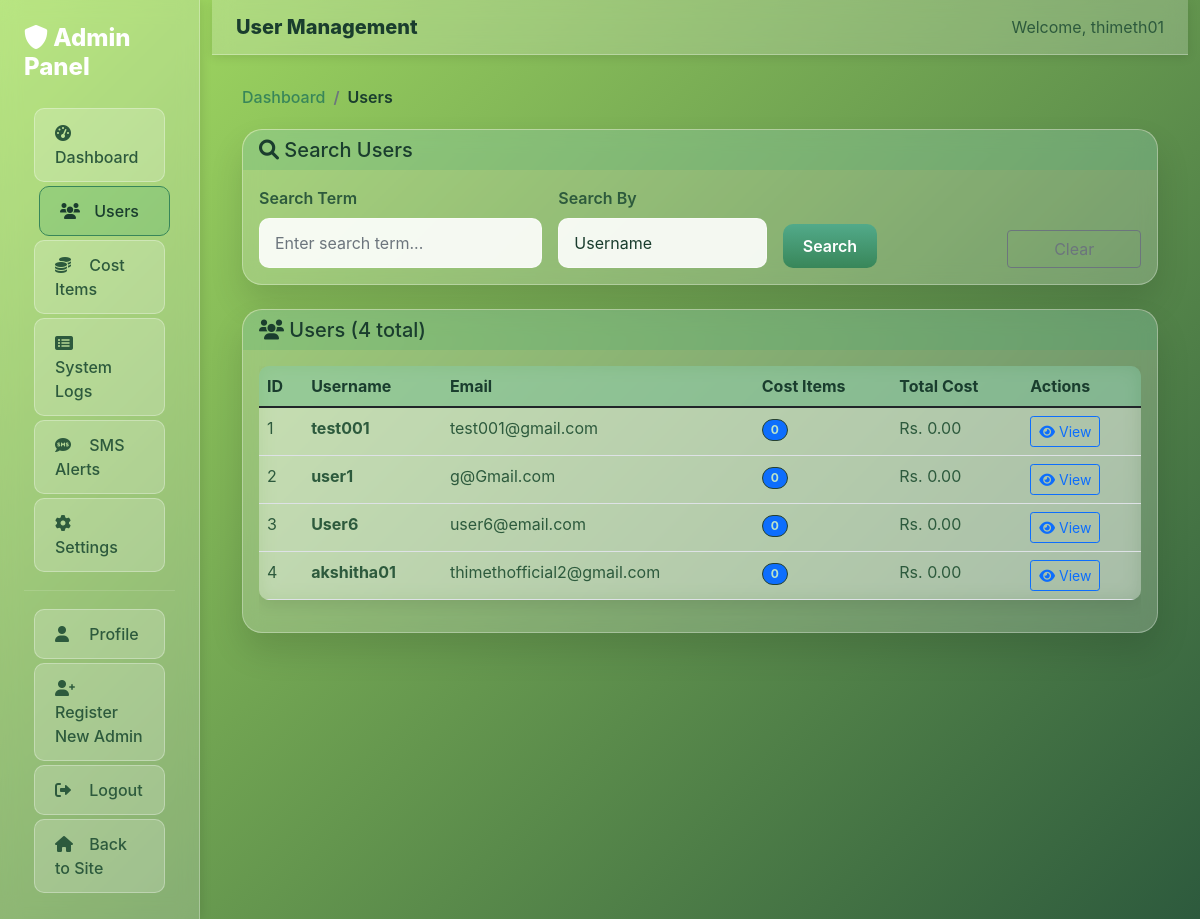
The app's page /admin/users (signed in) with its own data.
### app.py (models this page shows, shortened)
class AdminUser(db.Model, UserMixin):
    id = db.Column(db.Integer, primary_key=True)
    username = db.Column(db.String(150), unique=True, nullable=False)
    email = db.Column(db.String(150), unique=True, nullable=False)
    password = db.Column(db.String(150), nullable=False)
    full_name = db.Column(db.String(200), nullable=False)
    role = db.Column(db.String(50), default="admin")
    is_active = db.Column(db.Boolean, default=True)
    created_at = db.Column(db.DateTime, default=datetime.utcnow)
    last_login = db.Column(db.DateTime)

class User(db.Model, UserMixin):
    id = db.Column(db.Integer, primary_key=True)
    username = db.Column(db.String(150), unique=True, nullable=False)
    email = db.Column(db.String(150), unique=True, nullable=False)
    password = db.Column(db.String(150), nullable=False)

### app.py (the view, shortened to what this page needs)
@app.route("/admin/users")
@login_required
@admin_required
def admin_users():
    form = UserSearchForm()
    page = request.args.get("page", 1, type=int)
    search_term = request.args.get("search_term", "")
    search_by = request.args.get("search_by", "all")
    query = User.query
    users = query.paginate(page=page, per_page=20, error_out=False)
    return render_template("admin/users.html", users=users, form=form)

### app.py
class UserSearchForm(FlaskForm):
    search_term = StringField("Search Term", validators=[Optional()])
    search_by = SelectField(
        "Search By",
        choices=[("username", "Username"), ("email", "Email"), ("all", "All")],
        validators=[DataRequired()],
    )
    submit = SubmitField("Search")

### app.py (called while the page is built)
def admin_required(f):
    from functools import wraps
    @wraps(f)
    def decorated_function(*args, **kwargs):
        if (
            not current_user.is_authenticated
            or not hasattr(current_user, "role")
            or not isinstance(current_user, AdminUser)
        ):
            flash("Admin access required. Please login.", "error")
            return redirect(url_for("admin_login"))
        if current_user.is_authenticated and isinstance(current_user, User):
            flash("Admin access required. Please login with an admin account.", "error")
            return redirect(url_for("home"))
        return f(*args, **kwargs)
    return decorated_function

@login_manager.user_loader
def load_user(user_id):
    user_type = session.get("user_type")
    try:
        if user_type == "admin":
            return AdminUser.query.get(int(user_id))
        elif user_type == "user":
            return User.query.get(int(user_id))
        return None
    except (ValueError, TypeError):
        return None

### templates/admin/users.html (shortened to what this page needs)
{% extends "admin/base.html" %}
{% block page_title %}User Management{% endblock %}
{% block breadcrumb %}
<nav aria-label="breadcrumb">
    <ol class="breadcrumb breadcrumb-admin">
        <li class="breadcrumb-item"><a href="{{ url_for('admin_dashboard') }}">Dashboard</a></li>
        <li class="breadcrumb-item active">Users</li>
    </ol>
</nav>
{% endblock %}
{% block content %}
<div class="admin-card mb-4">
    <div class="card-header">
        <h5 class="mb-0"><i class="fas fa-search"></i> Search Users</h5>
    </div>
    <div class="card-body">
        <form method="GET" class="row g-3">
            <div class="col-md-4">
                {{ form.search_term.label(class="form-label") }}
                {{ form.search_term(class="form-control form-control-admin", placeholder="Enter search term...") }}
            </div>
            <div class="col-md-3">
                {{ form.search_by.label(class="form-label") }}
                {{ form.search_by(class="form-control form-control-admin") }}
            </div>
            <div class="col-md-3 d-flex align-items-end">
                {{ form.submit(class="btn btn-admin") }}
            </div>
            <div class="col-md-2 d-flex align-items-end">
                <a href="{{ url_for('admin_users') }}" class="btn btn-outline-secondary w-100">Clear</a>
            </div>
        </form>
    </div>
</div>
<div class="admin-card">
    <div class="card-header">
        <h5 class="mb-0">
            <i class="fas fa-users"></i>
            Users ({{ users.total }} total)
        </h5>
    </div>
    <div class="card-body">
        {% if users.items %}
            <div class="table-responsive">
                <table class="table table-hover table-admin">
                    <thead>
                        <tr>
                            <th>ID</th>
                            <th>Username</th>
                            <th>Email</th>
                            <th>Cost Items</th>
                            <th>Total Cost</th>
                            <th>Actions</th>
                        </tr>
                    </thead>
                    <tbody>
                        {% for user in users.items %}
                        <tr>
                            <td>{{ user.id }}</td>
                            <td>
                                <strong>{{ user.username }}</strong>
                            </td>
                            <td>{{ user.email }}</td>
                            <td>
                                <span class="badge bg-primary">{{ user.cost_items|length }}</span>
                            </td>
                            <td>
                                Rs. {{ "%.2f"|format(user.cost_items|sum(attribute='amount')) }}
                            </td>
                            <td>
                                <a href="{{ url_for('admin_user_detail', user_id=user.id) }}"
                                   class="btn btn-sm btn-outline-primary">
                                    <i class="fas fa-eye"></i> View
                                </a>
                            </td>
                        </tr>
                        {% endfor %}
                    </tbody>
                </table>
            </div>
        {% else %}
            <div class="text-center py-4">
                <i class="fas fa-users fa-3x text-muted mb-3"></i>
                <h5 class="text-muted">No users found</h5>
                <p class="text-muted">Try adjusting your search criteria</p>
            </div>
        {% endif %}
    </div>
</div>
{% endblock %}

### templates/admin/base.html (shortened to what this page needs)
<!DOCTYPE html>
<html lang="en">
<head>
    <link href="https://cdn.jsdelivr.net/npm/bootstrap@5.1.3/dist/css/bootstrap.min.css" rel="stylesheet">
    <link rel="stylesheet" href="https://cdnjs.cloudflare.com/ajax/libs/font-awesome/6.0.0/css/all.min.css">
    <link rel="stylesheet" href="{{ url_for('static', filename='plant_tracking/styles.css') }}">
</head>
<body>
    <div class="container-fluid">
        <div class="row">
            <div class="col-md-3 col-lg-2 px-0">
                <div class="admin-sidebar">
                    <div class="p-4">
                        <h4 class="text-white mb-4">
                            <i class="fas fa-shield-alt"></i>
                            Admin Panel
                        </h4>
                        <nav class="nav flex-column">
                            <a class="nav-link {% if request.endpoint == 'admin_dashboard' %}active{% endif %}"
                               href="{{ url_for('admin_dashboard') }}">
                                <i class="fas fa-tachometer-alt"></i>
                                Dashboard
                            </a>
                            <a class="nav-link {% if request.endpoint == 'admin_users' %}active{% endif %}"
                               href="{{ url_for('admin_users') }}">
                                <i class="fas fa-users"></i>
                                Users
                            </a>
                            <a class="nav-link {% if request.endpoint == 'admin_cost_items' %}active{% endif %}"
                               href="{{ url_for('admin_cost_items') }}">
                                <i class="fas fa-coins"></i>
                                Cost Items
                            </a>
                            <a class="nav-link {% if request.endpoint == 'admin_system_logs' %}active{% endif %}"
                               href="{{ url_for('admin_system_logs') }}">
                                <i class="fas fa-list-alt"></i>
                                System Logs
                            </a>
                            <a class="nav-link {% if request.endpoint in ['admin_sms_management', 'admin_sms_logs'] %}active{% endif %}"
                               href="{{ url_for('admin_sms_management') }}">
                                <i class="fas fa-sms"></i>
                                SMS Alerts
                            </a>
                            <a class="nav-link {% if request.endpoint == 'admin_settings' %}active{% endif %}"
                               href="{{ url_for('admin_settings') }}">
                                <i class="fas fa-cog"></i>
                                Settings
                            </a>
                            <hr class="text-white-50">
                            <a class="nav-link" href="{{ url_for('admin_profile') }}">
                                <i class="fas fa-user"></i>
                                Profile
                            </a>
                            <a class="nav-link" href="{{ url_for('admin_register') }}">
                                <i class="fas fa-user-plus"></i>
                                Register New Admin
                            </a>
                            <a class="nav-link" href="{{ url_for('admin_logout') }}">
                                <i class="fas fa-sign-out-alt"></i>
                                Logout
                            </a>
                            <a class="nav-link" href="{{ url_for('home') }}">
                                <i class="fas fa-home"></i>
                                Back to Site
                            </a>
                        </nav>
                    </div>
                </div>
            </div>
            <div class="col-md-9 col-lg-10">
                <div class="admin-header">
                    <div class="container-fluid">
                        <div class="row align-items-center">
                            <div class="col">
                                <h5 class="mb-0">
                                    {% block page_title %}Admin Dashboard{% endblock %}
                                </h5>
                            </div>
                            <div class="col-auto">
                                <span class="text-muted">
                                    Welcome, {{ current_user.full_name or current_user.username }}
                                </span>
                            </div>
                        </div>
                    </div>
                </div>
                <div class="admin-content">
                    {% block breadcrumb %}{% endblock %}
                    {% block content %}{% endblock %}
                </div>
            </div>
        </div>
    </div>
</body>
</html>

### static/plant_tracking/styles.css (style rules this page uses)
:root { --bg:#0e1111; --panel:#151a17; --glass:#dfe9e6; --primary:#3aa76d; --primary-700:#2d7d52; --soil:#4a2e1e; --accent:#89c07a; --text:#dfe8e4; --muted:#93a29a; }
* { box-sizing:border-box }
html,body { height:100% }
.badge { display:inline-block; padding:4px 8px; border-radius:999px; font-size: 0.75rem; background:#162019; border:1px solid #27412f; color:#bce4c9 }

### templates/admin/base.html (style rules this page uses)
:root { --admin-primary: #1a75ff; --admin-secondary: #2c3e50; --admin-success: #27ae60; --admin-warning: #f39c12; --admin-danger: #e74c3c; --admin-dark: #34495e; --admin-light: #ecf0f1; }
body { background: linear-gradient(135deg, #a8e063 0%, #2d5a3d 100%); background-attachment: fixed; min-height: 100vh; font-family: Inter, system-ui, 'Segoe UI', Roboto, Helvetica, Arial, sans-serif; }
.admin-sidebar { background: rgba(255, 255, 255, 0.2); backdrop-filter: blur(10px); border-right: 1px solid rgba(255, 255, 255, 0.3); min-height: 100vh; box-shadow: 2px 0 10px rgba(0,0,0,0.1); }
.admin-sidebar .nav-link { color: #2d5a3d; padding: 12px 20px; border-radius: 10px; margin: 2px 10px; transition: all 0.3s ease; background: rgba(255, 255, 255, 0.2); border: 1px solid rgba(255, 255, 255, 0.3); font-weight: 500; }
.admin-sidebar .nav-link:hover, .admin-sidebar .nav-link.active { color: #1a3d2e; background: rgba(58, 167, 109, 0.2); border-color: #388659; transform: translateX(5px); }
.admin-sidebar .nav-link i { width: 20px; margin-right: 10px; }
.admin-header { background: rgba(255, 255, 255, 0.2); backdrop-filter: blur(10px); border-bottom: 1px solid rgba(255, 255, 255, 0.3); box-shadow: 0 2px 10px rgba(0,0,0,0.1); padding: 15px 0; }
.admin-header h5 { color: #1a3d2e; font-weight: 800; }
.admin-header .text-muted { color: #2d5a3d !important; }
.admin-content { padding: 30px; color: #1a3d2e; }
.admin-card { background: rgba(255, 255, 255, 0.2); backdrop-filter: blur(10px); border: 1px solid rgba(255, 255, 255, 0.3); border-radius: 20px; box-shadow: 0 18px 34px rgba(0,0,0,0.12); transition: transform 0.3s ease; }
.admin-card .card-header { background: rgba(58, 167, 109, 0.2); border-bottom: 1px solid rgba(255, 255, 255, 0.3); color: #1a3d2e; border-radius: 20px 20px 0 0 !important; border: none; font-weight: 600; }
.admin-card .card-body { color: #2d5a3d; }
.btn-admin { background: linear-gradient(180deg, #52AA8A, #388659); border: none; border-radius: 10px; padding: 10px 20px; color: white; transition: all 0.3s ease; font-weight: 600; }
.table-admin { border-radius: 10px; overflow: hidden; box-shadow: 0 5px 15px rgba(0,0,0,0.08); background: rgba(255, 255, 255, 0.2); backdrop-filter: blur(10px); }
.table-admin thead { background: rgba(58, 167, 109, 0.3); color: #1a3d2e; font-weight: 600; }
.table-admin tbody { background: rgba(255, 255, 255, 0.1); }
.table-admin tbody tr { color: #2d5a3d; }
.breadcrumb-admin { background: transparent; padding: 0; margin-bottom: 20px; }
.breadcrumb-admin .breadcrumb-item a { color: #388659; text-decoration: none; font-weight: 500; }
.breadcrumb-admin .breadcrumb-item.active { color: #1a3d2e; font-weight: 600; }
.form-control-admin { border-radius: 10px; border: 1px solid rgba(255, 255, 255, 0.4); background: rgba(255, 255, 255, 0.9); color: #1a3d2e; padding: 12px 15px; transition: all 0.3s ease; }
.form-label { color: #2d5a3d; font-weight: 600; }
.admin-card, .stats-card, .management-card { background: rgba(255, 255, 255, 0.2); border: 1px solid rgba(255, 255, 255, 0.3); border-radius: 20px; box-shadow: 0 18px 34px rgba(0,0,0,0.12); backdrop-filter: blur(10px); }
h1, h2, h3, h4, h5, h6 { color: #1a3d2e; }
p, .text-muted { color: #2d5a3d; }
.admin-sidebar h4 { color: #1a3d2e; font-weight: 800; }
.admin-sidebar .text-white-50 { border-color: rgba(26, 61, 46, 0.3); }
a { color: #a8e063; text-decoration: none; }

### records on screen
AdminUser: full_name "thimeth01"
User: id "1", username "test001", email "test001@gmail.com", cost_items|length "0", cost_items|sum "0.00"
User: id "2", username "user1", email "g@Gmail.com", cost_items|length "0", cost_items|sum "0.00"
User: id "3", username "User6", email "user6@email.com", cost_items|length "0", cost_items|sum "0.00"
User: id "4", username "akshitha01", email "thimethofficial2@gmail.com", cost_items|length "0", cost_items|sum "0.00"

### other values on screen
{{ users.total }} "4"
